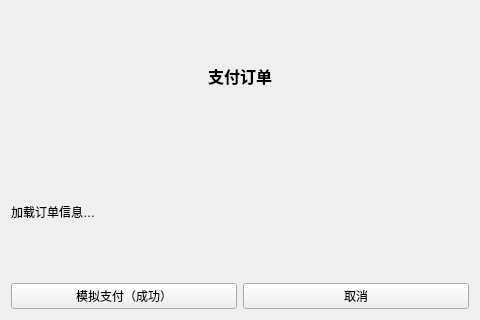
<?xml version="1.0" encoding="UTF-8"?>
<ui version="4.0">
 <class>PaymentWindow</class>
 <widget class="QWidget" name="PaymentWindow">
  <property name="minimumSize">
   <size>
    <width>480</width>
    <height>320</height>
   </size>
  </property>
  <layout class="QVBoxLayout" name="verticalLayout">
   <item>
    <widget class="QLabel" name="label_title">
     <property name="text"><string>支付订单</string></property>
     <property name="alignment"><set>Qt::AlignCenter</set></property>
     <property name="font"><font><pointsize>12</pointsize><bold>true</bold></font></property>
    </widget>
   </item>
   <item>
    <widget class="QLabel" name="label_info">
     <property name="text"><string>加载订单信息…</string></property>
    </widget>
   </item>
   <item>
    <layout class="QHBoxLayout" name="hLayout">
     <item>
      <widget class="QPushButton" name="btn_pay">
       <property name="text"><string>模拟支付（成功）</string></property>
      </widget>
     </item>
     <item>
      <widget class="QPushButton" name="btn_cancel">
       <property name="text"><string>取消</string></property>
      </widget>
     </item>
    </layout>
   </item>
  </layout>
 </widget>
 <resources/>
 <connections/>
</ui>
